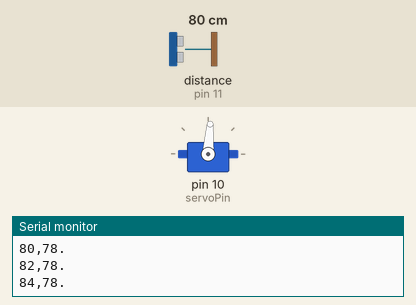
Bench run of a sketch on a simulated Arduino Uno, built with avr-gcc and run on an emulated ATmega328P. On the bench: servo, the last lines printed to the serial monitor. Wiring (inferred from the names in the program): ultrasonic range finder: trigger pin 12; echo pin 11. The test bench sets the inputs (shaded band); at power-on: distance to the obstacle (sensor on pin 11) 80 cm. The echo pulse lasts 58.3 µs per cm.

Above: at 1.2 s.
1.3 s: distance to the obstacle (sensor on pin 11) set to 250 cm
At 2.87 s:
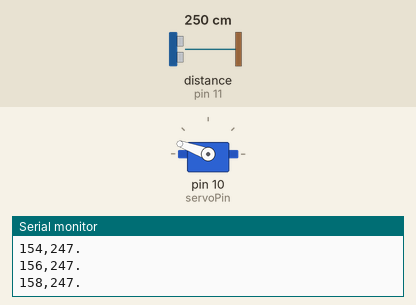
4.3 s: distance to the obstacle (sensor on pin 11) set to 2 cm
At 4.71 s:
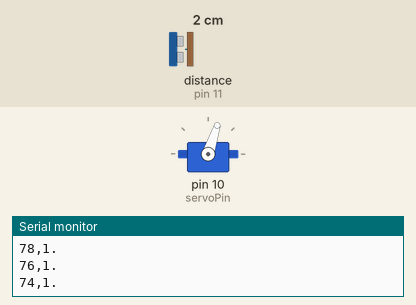
Timing chart, 0 to 13.3 s (numbered marks = the images above; inputs shaded):
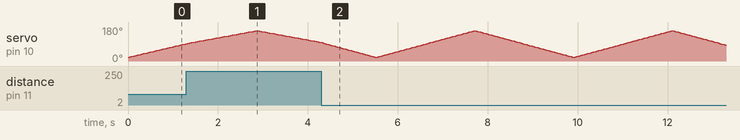

The sketch:

Arduino_radar_code.ino
```cpp
#include <Servo.h>

const int trigPin = 12;
const int echoPin = 11;
const int servoPin = 10;

long duration;
int distance;

Servo myServo;

void setup() {
  pinMode(trigPin, OUTPUT);
  pinMode(echoPin, INPUT);
  Serial.begin(115200);
  myServo.attach(servoPin);
}

void loop() {

  for(int i=20; i<=160; i+=2){
    myServo.write(i);
    delay(30);
    distance = calculateDistance();

    Serial.print(i);
    Serial.print(",");
    Serial.print(distance);
    Serial.println(".");
  }

  for(int i=160; i>=20; i-=2){
    myServo.write(i);
    delay(30);
    distance = calculateDistance();

    Serial.print(i);
    Serial.print(",");
    Serial.print(distance);
    Serial.println(".");
  }
}

int calculateDistance(){
  digitalWrite(trigPin, LOW);
  delayMicroseconds(2);
  digitalWrite(trigPin, HIGH);
  delayMicroseconds(10);
  digitalWrite(trigPin, LOW);

  duration = pulseIn(echoPin, HIGH, 50000);

  if (duration == 0) {
    distance = 40;
  } else {
    distance = duration * 0.034 / 2;
  }

  return distance;
}
```
